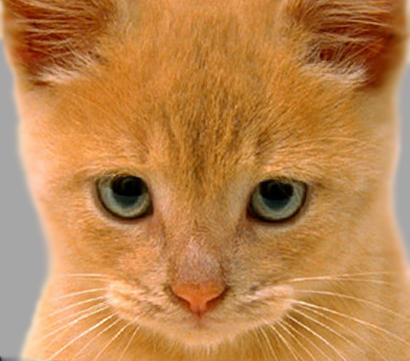
%> input picture Hybrid Images/cat.bmp, 410 x 361 px
$ octave catdog.m   (GNU Octave 9; MATLAB toolbox functions it lacks are replaced by stand-ins)
%> lines starting %> are read from the running program, lines starting %| are printed output that depends on the picture
clear all;

img1 = imread('cat.bmp');
%> img1 is the input picture: size 361x410x3 uint8; mean R, G, B 188.3, 132.5, 77.1
img1 = im2double(img1);
%> img1: size 361x410x3 double
img1 = rgb2gray(img1);
%> img1: size 361x410 double

img2 = imread('dog.bmp');
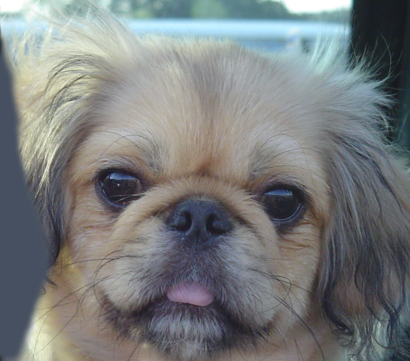
%> input picture Hybrid Images/dog.bmp, 410 x 361 px
%> img2 is the input picture: size 361x410x3 uint8; mean R, G, B 121.2, 124.5, 125
img2 = im2double(img2);
%> img2: size 361x410x3 double
img2 = rgb2gray(img2);
%> img2: size 361x410 double

hs = 50;
filtersize = 512;

lowpassfilter = fspecial('gaussian', hs*2+1, 6.5);
fft_img1 = fft2(img1, filtersize, filtersize);
fft_lowpass = fft2(lowpassfilter, filtersize, filtersize);
lowpassed_image = ifft2(fft_img1.*fft_lowpass);
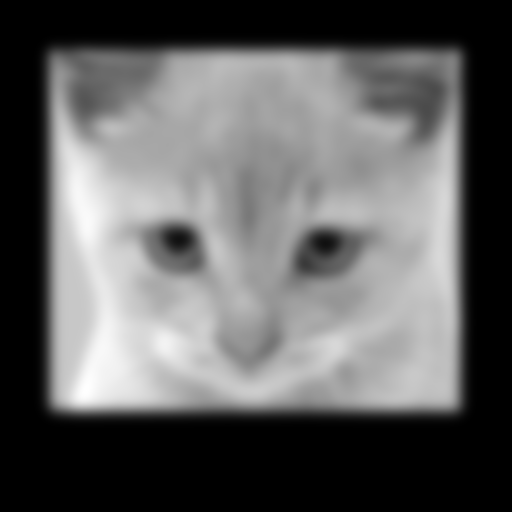
%> lowpassed_image: size 512x512 double; min -5e-16, max 0.832, mean 0.316; drawn with min black and max white
lowpassed_image = lowpassed_image(1+hs:size(img1,1)+hs, 1+hs:size(img1,2)+hs);
%> lowpassed_image: size 361x410 double

lowpassfilter = fspecial('gaussian', hs*2+1, 5);
fft_img2 = fft2(img2, filtersize, filtersize);
fft_lowpass = fft2(lowpassfilter, filtersize, filtersize);
img2_filtered = ifft2(fft_img2.*fft_lowpass);
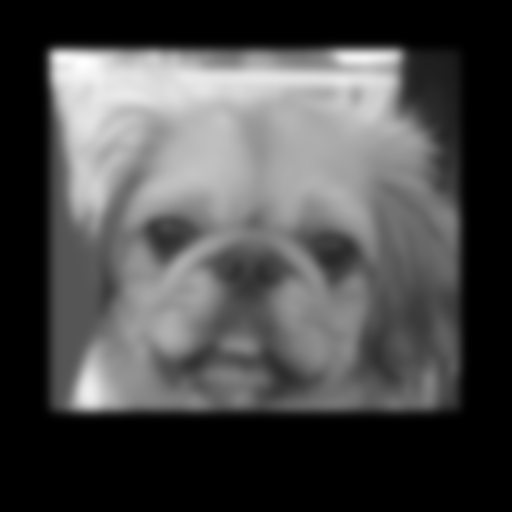
%> img2_filtered: size 512x512 double; min -3.89e-16, max 0.927, mean 0.274; drawn with min black and max white
img2_filtered = img2_filtered(1+hs:size(img2,1)+hs, 1+hs:size(img2,2)+hs);
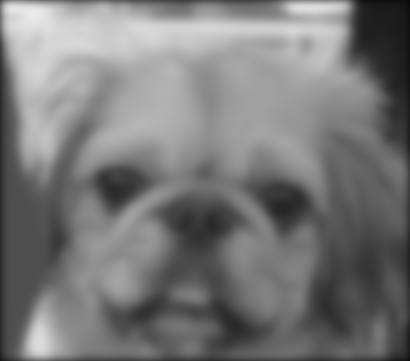
%> img2_filtered: size 361x410 double; min 0.0324, max 0.927, mean 0.475
highpassed_image = img2 - img2_filtered;
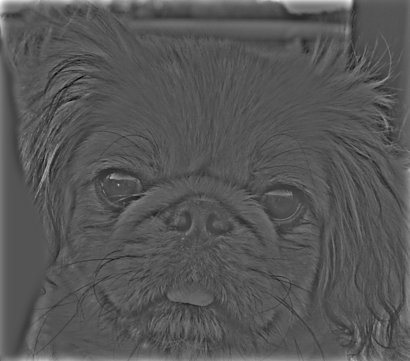
%> highpassed_image: size 361x410 double; min -0.353, max 0.711, mean 0.00916; drawn with min black and max white

hybrid_image = real(lowpassed_image + highpassed_image);
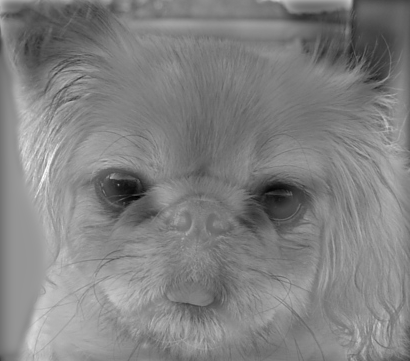
%> hybrid_image: size 361x410 double; min -0.0593, max 1.15, mean 0.553; drawn with min black and max white
figure, imshow(lowpassed_image), title("Low Passed Image");
figure, imshow(highpassed_image), title("High Passed Image");
%> after `imshow(highpassed_image)`:
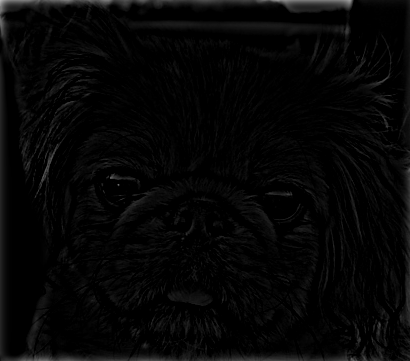
%> displayed picture: size 361x410, on the screen's scale of 0 to 255; min 0, max 181, mean 6
figure, imshow(hybrid_image), title("Hybrid Image");
imwrite(hybrid_image, "catdog.bmp");
